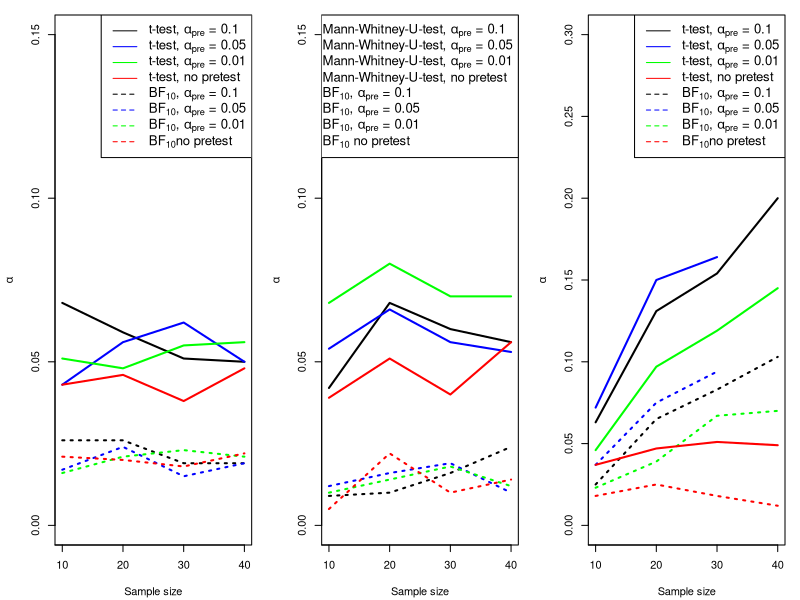
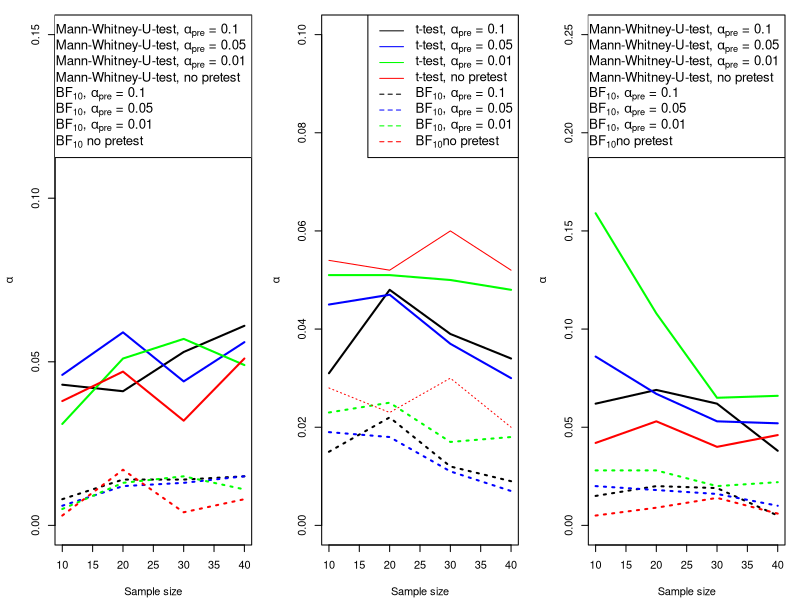
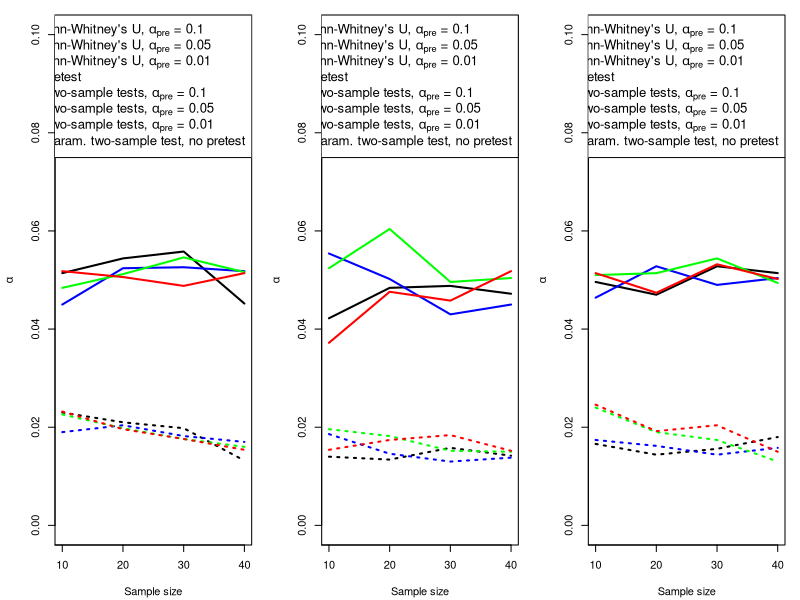
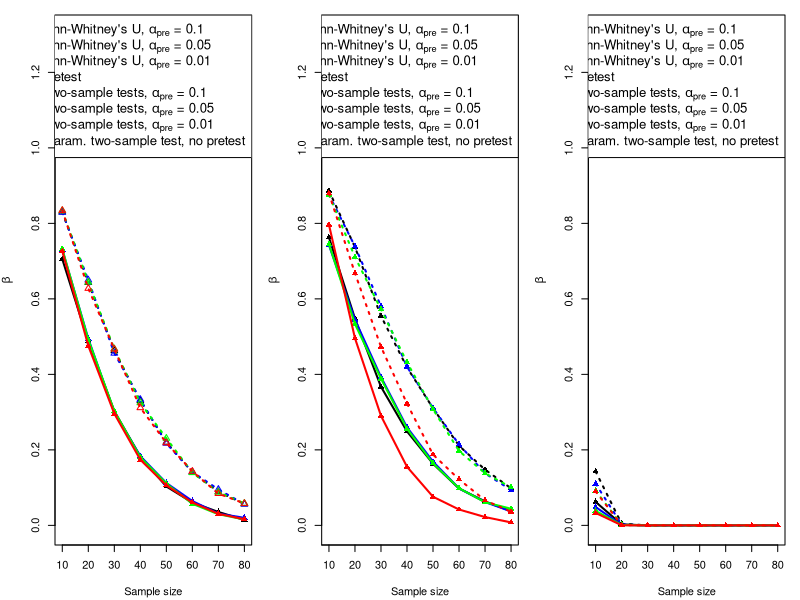

Write R code to recreate these figures, in order.
par( mai = c(0.55,0.55,0.15,0.15), mfrow=c(1,3), mao = c(0.5,0.5,0.5,0.5))

# SIM1
alphaTtestAlphaPre1N = c(0.068, 0.059, 0.051, 0.050)
alphaJZSBFAlphaPre1N = c(0.026, 0.026, 0.019, 0.019)
alphaTtestAlphaPre05N = c(0.043, 0.056, 0.062, 0.050)
alphaJZSBFAlphaPre05N = c(0.017, 0.024, 0.015, 0.019)
alphaTtestAlphaPre01N = c(0.051, 0.048, 0.055, 0.056)
alphaJZSBFAlphaPre01N = c(0.016, 0.021, 0.023, 0.021)
alphaTtestAlphaPreNoPreN = c(0.043, 0.046, 0.038, 0.048)
alphaJZSBFAlphaPreNoPreN = c(0.021, 0.020, 0.018, 0.022)

plot(c(10,20,30,40),alphaTtestAlphaPre1N,ty="l",main="",ylab=expression(alpha),xlab="Sample size",ylim=c(0,0.15),xaxt='n', lwd=2)
lines(c(10,20,30,40),alphaJZSBFAlphaPre1N,lty="dotted",lwd=2)

lines(c(10,20,30,40),alphaTtestAlphaPre05N,col="blue",lwd=2)
lines(c(10,20,30,40),alphaJZSBFAlphaPre05N,col="blue",lty="dotted",lwd=2)

lines(c(10,20,30,40),alphaTtestAlphaPre01N,col="green",lwd=2)
lines(c(10,20,30,40),alphaJZSBFAlphaPre01N,col="green",lty="dotted",lwd=2)

lines(c(10,20,30,40),alphaTtestAlphaPreNoPreN ,col="red",lwd=2)
lines(c(10,20,30,40),alphaJZSBFAlphaPreNoPreN,col="red",lty="dotted",lwd=2)

axis(1, at=seq(0,40,by=10), labels=seq(0,40,by=10))

legend("topright", legend=c(expression(paste("t-test, ", alpha[pre], " = ", .10)),
                            expression(paste("t-test, ", alpha[pre], " = ", .05)),
                            expression(paste("t-test, ", alpha[pre], " = ", .01)),
                            expression(paste("t-test, no pretest")),
                            expression(paste(BF[10], ", ", alpha[pre], " = ", .10)),
                            expression(paste(BF[10], ", ", alpha[pre], " = ", .05)),
                            expression(paste(BF[10], ", ", alpha[pre], " = ", .01)),
                            expression(paste(BF[10], "no pretest"))),
       col=c("black", "blue", "green","red",
             "black", "blue", "green","red"), lty=c(1,1,1,1,2,2,2,2), cex=1.2)








# SIM2
alphaWilcoxAlphaPre1N = c(0.042, 0.068, 0.060, 0.056)
alphaRankSumBFAlphaPre1N = c(0.009, 0.010, 0.016, 0.024)
alphaWilcoxAlphaPre05N = c(0.054, 0.066, 0.056, 0.053)
alphaRankSumBFAlphaPre05N = c(0.012, 0.016, 0.019, 0.010)
alphaWilcoxAlphaPre01N = c(0.068, 0.080, 0.070, 0.070)
alphaRankSumBFAlphaPre01N = c(0.010, 0.014, 0.018, 0.012)
alphaWilcoxAlphaPreNoPreN = c(0.039, 0.051, 0.040, 0.056)
alphaRankSumBFAlphaPreNoPreN = c(0.005, 0.022, 0.010, 0.014)

plot(c(10,20,30,40),alphaWilcoxAlphaPre1N,ty="l",main="",ylab=expression(alpha),xlab="Sample size",ylim=c(0,0.15),xaxt="n",lwd=2)
lines(c(10,20,30,40),alphaRankSumBFAlphaPre1N,lty="dotted",lwd=2)

lines(c(10,20,30,40),alphaWilcoxAlphaPre05N,col="blue",lwd=2)
lines(c(10,20,30,40),alphaRankSumBFAlphaPre05N,col="blue",lty="dotted",lwd=2)

lines(c(10,20,30,40),alphaWilcoxAlphaPre01N,col="green",lwd=2)
lines(c(10,20,30,40),alphaRankSumBFAlphaPre01N,col="green",lty="dotted",lwd=2)

lines(c(10,20,30,40),alphaWilcoxAlphaPreNoPreN,col="red",lwd=2)
lines(c(10,20,30,40),alphaRankSumBFAlphaPreNoPreN,col="red",lty="dotted",lwd=2)

axis(1, at=seq(0,40,by=10), labels=seq(0,40,by=10))

legend("topright", legend=c(expression(paste("Mann-Whitney-U-test, ", alpha[pre], " = ", .10)),
                            expression(paste("Mann-Whitney-U-test, ", alpha[pre], " = ", .05)),
                            expression(paste("Mann-Whitney-U-test, ", alpha[pre], " = ", .01)),
                            expression(paste("Mann-Whitney-U-test, no pretest")),
                            expression(paste(BF[10], ", ", alpha[pre], " = ", .10)),
                            expression(paste(BF[10], ", ", alpha[pre], " = ", .05)),
                            expression(paste(BF[10], ", ", alpha[pre], " = ", .01)),
                            expression(paste(BF[10], " no pretest"))),
       col=c("black", "blue", "green","red",
             "black", "blue", "green","red"), lty=c(1,1,1,1,2,2,2,2), cex=1.2)






# SIM3
alphaTtestAlphaPre05E = c(0.072, 0.150, 0.164, 0.000)
alphaJZSBFAlphaPre05E = c(0.037, 0.075, 0.094, 0.000)
alphaTtestAlphaPre1E = c(0.063, 0.131, 0.154, 0.200)
alphaJZSBFAlphaPre1E = c(0.025, 0.065, 0.083, 0.103)
alphaTtestAlphaPre01E = c(0.046, 0.097, 0.119, 0.145)
alphaJZSBFAlphaPre01E = c(0.023, 0.039, 0.067, 0.070)
alphaTtestAlphaPreNoPreE = c(0.037, 0.047, 0.051, 0.049)
alphaJZSBFAlphaPreNoPreE = c(0.018, 0.025, 0.018, 0.012)

plot(c(10,20,30,40),alphaTtestAlphaPre1E,ty="l",main="",ylab=expression(alpha),xlab="Sample size",ylim=c(0,0.3),col="black",xaxt='n',lwd=2)
lines(c(10,20,30,40),alphaJZSBFAlphaPre1E,col="black",lty="dotted",lwd=2)

points(c(10,20,30),alphaTtestAlphaPre05E[1:3],ty="l",col="blue",lwd=2)
points(c(10,20,30),alphaJZSBFAlphaPre05E[1:3],ty="l",lty="dotted",col="blue",lwd=2)

lines(c(10,20,30,40),alphaTtestAlphaPre01E,col="green",lwd=2)
lines(c(10,20,30,40),alphaJZSBFAlphaPre01E,col="green",lty="dotted",lwd=2)

lines(c(10,20,30,40),alphaTtestAlphaPreNoPreE ,col="red",lwd=2)
lines(c(10,20,30,40),alphaJZSBFAlphaPreNoPreE,col="red",lty="dotted",lwd=2)

axis(1, at=seq(0,40,by=10), labels=seq(0,40,by=10))

legend("topright", legend=c(expression(paste("t-test, ", alpha[pre], " = ", .10)),
                            expression(paste("t-test, ", alpha[pre], " = ", .05)),
                            expression(paste("t-test, ", alpha[pre], " = ", .01)),
                            expression(paste("t-test, no pretest")),
                            expression(paste(BF[10], ", ", alpha[pre], " = ", .10)),
                            expression(paste(BF[10], ", ", alpha[pre], " = ", .05)),
                            expression(paste(BF[10], ", ", alpha[pre], " = ", .01)),
                            expression(paste(BF[10], "no pretest"))),
       col=c("black", "blue", "green","red",
             "black", "blue", "green","red"), lty=c(1,1,1,1,2,2,2,2), cex=1.2)



# SIM4
alphaWilcoxAlphaPre1E = c(0.043, 0.041, 0.053, 0.061)
alphaRankSumBFAlphaPre1E = c(0.008, 0.014, 0.014, 0.015)
alphaWilcoxAlphaPre05E = c(0.046, 0.059, 0.044, 0.056)
alphaRankSumBFAlphaPre05E = c(0.006, 0.012, 0.013, 0.015)
alphaWilcoxAlphaPre01E = c(0.031, 0.051, 0.057, 0.049)
alphaRankSumBFAlphaPre01E = c(0.005, 0.013, 0.015, 0.011)
alphaWilcoxAlphaPreNoPreE = c(0.038, 0.047, 0.032, 0.051)
alphaRankSumBFAlphaPreNoPreE = c(0.003, 0.017, 0.004, 0.008)

plot(c(10,20,30,40),alphaWilcoxAlphaPre1E,ty="l",main="",ylab=expression(alpha),xlab="Sample size",ylim=c(0,0.15),lwd=2)
lines(c(10,20,30,40),alphaRankSumBFAlphaPre1E,lty="dotted",lwd=2)

lines(c(10,20,30,40),alphaWilcoxAlphaPre05E,col="blue",lwd=2)
lines(c(10,20,30,40),alphaRankSumBFAlphaPre05E,col="blue",lty="dotted",lwd=2)

lines(c(10,20,30,40),alphaWilcoxAlphaPre01E,col="green",lwd=2)
lines(c(10,20,30,40),alphaRankSumBFAlphaPre01E,col="green",lty="dotted",lwd=2)

lines(c(10,20,30,40),alphaWilcoxAlphaPreNoPreE,col="red",lwd=2)
lines(c(10,20,30,40),alphaRankSumBFAlphaPreNoPreE,col="red",lty="dotted",lwd=2)

legend("topright", legend=c(expression(paste("Mann-Whitney-U-test, ", alpha[pre], " = ", .10)),
                            expression(paste("Mann-Whitney-U-test, ", alpha[pre], " = ", .05)),
                            expression(paste("Mann-Whitney-U-test, ", alpha[pre], " = ", .01)),
                            expression(paste("Mann-Whitney-U-test, no pretest")),
                            expression(paste(BF[10], ", ", alpha[pre], " = ", .10)),
                            expression(paste(BF[10], ", ", alpha[pre], " = ", .05)),
                            expression(paste(BF[10], ", ", alpha[pre], " = ", .01)),
                            expression(paste(BF[10], " no pretest"))),
       col=c("black", "blue", "green","red",
             "black", "blue", "green","red"), lty=c(1,1,1,1,2,2,2,2), cex=1.2)



# SIM5
alphaTtestAlphaPre1U = c(0.031, 0.048, 0.039, 0.034)
alphaJZSBFAlphaPre1U = c(0.015, 0.022, 0.012, 0.009)
alphaTtestAlphaPre05U = c(0.045, 0.047, 0.037, 0.030)
alphaJZSBFAlphaPre05U = c(0.019, 0.018, 0.011, 0.007)
alphaTtestAlphaPre01U = c(0.051, 0.051, 0.050, 0.048)
alphaJZSBFAlphaPre01U = c(0.023, 0.025, 0.017, 0.018)
alphaTtestAlphaPreNoPreU = c(0.054, 0.052, 0.060, 0.052)
alphaJZSBFAlphaPreNoPreU = c(0.028, 0.023, 0.030, 0.020)

plot(c(10,20,30,40),alphaTtestAlphaPre1U,ty="l",main="",ylab=expression(alpha),xlab="Sample size",ylim=c(0,0.1),lwd=2)
lines(c(10,20,30,40),alphaJZSBFAlphaPre1U,lty="dotted",lwd=2)

lines(c(10,20,30,40),alphaTtestAlphaPre05U,col="blue",lwd=2)
lines(c(10,20,30,40),alphaJZSBFAlphaPre05U,col="blue",lty="dotted",lwd=2)

lines(c(10,20,30,40),alphaTtestAlphaPre01U,col="green",lwd=2)
lines(c(10,20,30,40),alphaJZSBFAlphaPre01U,col="green",lty="dotted",lwd=2)

lines(c(10,20,30,40),alphaTtestAlphaPreNoPreU ,col="red")
lines(c(10,20,30,40),alphaJZSBFAlphaPreNoPreU,col="red",lty="dotted")

legend("topright", legend=c(expression(paste("t-test, ", alpha[pre], " = ", .10)),
                            expression(paste("t-test, ", alpha[pre], " = ", .05)),
                            expression(paste("t-test, ", alpha[pre], " = ", .01)),
                            expression(paste("t-test, no pretest")),
                            expression(paste(BF[10], ", ", alpha[pre], " = ", .10)),
                            expression(paste(BF[10], ", ", alpha[pre], " = ", .05)),
                            expression(paste(BF[10], ", ", alpha[pre], " = ", .01)),
                            expression(paste(BF[10], "no pretest"))),
       col=c("black", "blue", "green","red",
             "black", "blue", "green","red"), lty=c(1,1,1,1,2,2,2,2), cex=1.2)


# SIM6
alphaWilcoxAlphaPre1U = c(0.062, 0.069, 0.062, 0.038)
alphaRankSumBFAlphaPre1U = c(0.015, 0.020, 0.019, 0.005)
alphaWilcoxAlphaPre05U = c(0.086, 0.067, 0.053, 0.052)
alphaRankSumBFAlphaPre05U = c(0.020, 0.018, 0.016, 0.010)
alphaWilcoxAlphaPre01U = c(0.159, 0.108, 0.065, 0.066)
alphaRankSumBFAlphaPre01U = c(0.028, 0.028, 0.020, 0.022)
alphaWilcoxAlphaPreNoPreU = c(0.042, 0.053, 0.040, 0.046)
alphaRankSumBFAlphaPreNoPreU = c(0.005, 0.009, 0.014, 0.006)

plot(c(10,20,30,40),alphaWilcoxAlphaPre1U,ty="l",main="",ylab=expression(alpha),xlab="Sample size",ylim=c(0,0.25),lwd=2)
lines(c(10,20,30,40),alphaRankSumBFAlphaPre1U,lty="dotted",lwd=2)

lines(c(10,20,30,40),alphaWilcoxAlphaPre05U,col="blue",lwd=2)
lines(c(10,20,30,40),alphaRankSumBFAlphaPre05U,col="blue",lty="dotted",lwd=2)

lines(c(10,20,30,40),alphaWilcoxAlphaPre01U,col="green",lwd=2)
lines(c(10,20,30,40),alphaRankSumBFAlphaPre01U,col="green",lty="dotted",lwd=2)

lines(c(10,20,30,40),alphaWilcoxAlphaPreNoPreU,col="red",lwd=2)
lines(c(10,20,30,40),alphaRankSumBFAlphaPreNoPreU,col="red",lty="dotted",lwd=2)

legend("topright", legend=c(expression(paste("Mann-Whitney-U-test, ", alpha[pre], " = ", .10)),
                            expression(paste("Mann-Whitney-U-test, ", alpha[pre], " = ", .05)),
                            expression(paste("Mann-Whitney-U-test, ", alpha[pre], " = ", .01)),
                            expression(paste("Mann-Whitney-U-test, no pretest")),
                            expression(paste(BF[10], ", ", alpha[pre], " = ", .10)),
                            expression(paste(BF[10], ", ", alpha[pre], " = ", .05)),
                            expression(paste(BF[10], ", ", alpha[pre], " = ", .01)),
                            expression(paste(BF[10], "no pretest"))),
       col=c("black", "blue", "green","red",
             "black", "blue", "green","red"), lty=c(1,1,1,1,2,2,2,2), cex=1.2)


# SIM7
alphaTwoStageAlphaPre1N = c(0.0514, 0.0544, 0.0558, 0.0452)
alphaTwoStageAlphaPre1NBF = c(0.0230, 0.0210, 0.0198, 0.0132)
alphaTwoStageAlphaAlphaPre05N = c(0.0450, 0.0524, 0.0526, 0.0518)
alphaTwoStageAlphaAlphaPre05NBF = c(0.0190, 0.0204, 0.0182, 0.0170)
alphaTwoStageAlphaAlphaPre01N = c(0.0484, 0.0512, 0.0546, 0.0516)
alphaTwoStageAlphaAlphaPre01NBF = c(0.0226, 0.0198, 0.0176, 0.0160)
alphaTwoStageAlphaAlphaPreNoPreN = c(0.0518, 0.0506, 0.0488, 0.0514)
alphaTwoStageAlphaAlphaPreNoPreNBF = c(0.0232, 0.0196, 0.0176, 0.0154)


plot(c(10,20,30,40),alphaTwoStageAlphaPre1N,ty="l",main="",ylab=expression(alpha),xlab="Sample size",ylim=c(0,0.1),xaxt='n',lwd=2)
lines(c(10,20,30,40),alphaTwoStageAlphaPre1NBF,lty="dotted",lwd=2)

lines(c(10,20,30,40),alphaTwoStageAlphaAlphaPre05N,col="blue",lwd=2)
lines(c(10,20,30,40),alphaTwoStageAlphaAlphaPre05NBF,col="blue",lty="dotted",lwd=2)

lines(c(10,20,30,40),alphaTwoStageAlphaAlphaPre01N,col="green",lwd=2)
lines(c(10,20,30,40),alphaTwoStageAlphaAlphaPre01NBF,col="green",lty="dotted",lwd=2)

lines(c(10,20,30,40),alphaTwoStageAlphaAlphaPreNoPreN ,col="red",lwd=2)
lines(c(10,20,30,40),alphaTwoStageAlphaAlphaPreNoPreNBF,col="red",lty="dotted",lwd=2)

axis(1, at=seq(0,40,by=10), labels=seq(0,40,by=10))

legend("topright", legend=c(expression(paste("t-test & Mann-Whitney's U, ", alpha[pre], " = ", .10)),
                            expression(paste("t-test & Mann-Whitney's U, ", alpha[pre], " = ", .05)),
                            expression(paste("t-test & Mann-Whitney's U, ", alpha[pre], " = ", .01)),
                            expression(paste("t-test, no pretest")),
                            expression(paste("Bayesian two-sample tests, ", alpha[pre], " = ", .10)),
                            expression(paste("Bayesian two-sample tests, ", alpha[pre], " = ", .05)),
                            expression(paste("Bayesian two-sample tests, ", alpha[pre], " = ", .01)),
                            expression(paste("Bayesian param. two-sample test, ", "no pretest"))),
       col=c("black", "blue", "green","red",
             "black", "blue", "green","red"), lty=c(1,1,1,1,2,2,2,2), cex=1.2)


# SIM8
alphaTwoStageAlphaPre1E = c(0.0422, 0.0484, 0.0488, 0.0472)
alphaTwoStageAlphaPre1EBF = c(0.0140, 0.0134, 0.0158, 0.0142)
alphaTwoStageAlphaAlphaPre05E = c(0.0554, 0.0502, 0.0430, 0.0450)
alphaTwoStageAlphaAlphaPre05EBF = c(0.0186, 0.0146, 0.0130, 0.0138)
alphaTwoStageAlphaAlphaPre01E = c(0.0524, 0.0604, 0.0496, 0.0504)
alphaTwoStageAlphaAlphaPre01EBF = c(0.0196, 0.0182, 0.0152, 0.0150)
alphaTwoStageAlphaAlphaPreNoPreE = c(0.0372, 0.0476, 0.0458, 0.0518)
alphaTwoStageAlphaAlphaPreNoPreEBF = c(0.0154, 0.0174, 0.0184, 0.0152)

plot(c(10,20,30,40),alphaTwoStageAlphaPre1E,ty="l",main="",ylab=expression(alpha),xlab="Sample size",ylim=c(0,0.1),xaxt='n',lwd=2)
lines(c(10,20,30,40),alphaTwoStageAlphaPre1EBF,lty="dotted",lwd=2)

lines(c(10,20,30,40),alphaTwoStageAlphaAlphaPre05E,col="blue",lwd=2)
lines(c(10,20,30,40),alphaTwoStageAlphaAlphaPre05EBF,col="blue",lty="dotted",lwd=2)

lines(c(10,20,30,40),alphaTwoStageAlphaAlphaPre01E,col="green",lwd=2)
lines(c(10,20,30,40),alphaTwoStageAlphaAlphaPre01EBF,col="green",lty="dotted",lwd=2)

lines(c(10,20,30,40),alphaTwoStageAlphaAlphaPreNoPreE ,col="red",lwd=2)
lines(c(10,20,30,40),alphaTwoStageAlphaAlphaPreNoPreEBF,col="red",lty="dotted",lwd=2)

axis(1, at=seq(0,40,by=10), labels=seq(0,40,by=10))

legend("topright", legend=c(expression(paste("t-test & Mann-Whitney's U, ", alpha[pre], " = ", .10)),
                            expression(paste("t-test & Mann-Whitney's U, ", alpha[pre], " = ", .05)),
                            expression(paste("t-test & Mann-Whitney's U, ", alpha[pre], " = ", .01)),
                            expression(paste("t-test, no pretest")),
                            expression(paste("Bayesian two-sample tests, ", alpha[pre], " = ", .10)),
                            expression(paste("Bayesian two-sample tests, ", alpha[pre], " = ", .05)),
                            expression(paste("Bayesian two-sample tests, ", alpha[pre], " = ", .01)),
                            expression(paste("Bayesian param. two-sample test, ", "no pretest"))),
       col=c("black", "blue", "green","red",
             "black", "blue", "green","red"), lty=c(1,1,1,1,2,2,2,2), cex=1.2)


# SIM9
alphaTwoStageAlphaPre1U = c(0.0496, 0.0470, 0.0528, 0.0514)
alphaTwoStageAlphaPre1UBF = c(0.0166, 0.0144, 0.0156, 0.0180)
alphaTwoStageAlphaAlphaPre05U = c(0.0464, 0.0528, 0.0490, 0.0504)
alphaTwoStageAlphaAlphaPre05UBF = c(0.0174, 0.0162, 0.0144, 0.0158)
alphaTwoStageAlphaAlphaPre01U = c(0.0510, 0.0514, 0.0544, 0.0494)
alphaTwoStageAlphaAlphaPre01UBF = c(0.0240, 0.0190, 0.0174, 0.0130)
alphaTwoStageAlphaAlphaPreNoPreU = c(0.0514, 0.0474, 0.0532, 0.0502)
alphaTwoStageAlphaAlphaPreNoPreUBF = c(0.0246, 0.0192, 0.0204, 0.0150)


plot(c(10,20,30,40),alphaTwoStageAlphaPre1U,ty="l",main="",ylab=expression(alpha),xlab="Sample size",ylim=c(0,0.1),xaxt='n',lwd=2)
lines(c(10,20,30,40),alphaTwoStageAlphaPre1UBF,lty="dotted",lwd=2)

lines(c(10,20,30,40),alphaTwoStageAlphaAlphaPre05U,col="blue",lwd=2)
lines(c(10,20,30,40),alphaTwoStageAlphaAlphaPre05UBF,col="blue",lty="dotted",lwd=2)

lines(c(10,20,30,40),alphaTwoStageAlphaAlphaPre01U,col="green",lwd=2)
lines(c(10,20,30,40),alphaTwoStageAlphaAlphaPre01UBF,col="green",lty="dotted",lwd=2)

lines(c(10,20,30,40),alphaTwoStageAlphaAlphaPreNoPreU ,col="red",lwd=2)
lines(c(10,20,30,40),alphaTwoStageAlphaAlphaPreNoPreUBF,col="red",lty="dotted",lwd=2)

axis(1, at=seq(0,40,by=10), labels=seq(0,40,by=10))

legend("topright", legend=c(expression(paste("t-test & Mann-Whitney's U, ", alpha[pre], " = ", .10)),
                            expression(paste("t-test & Mann-Whitney's U, ", alpha[pre], " = ", .05)),
                            expression(paste("t-test & Mann-Whitney's U, ", alpha[pre], " = ", .01)),
                            expression(paste("t-test, no pretest")),
                            expression(paste("Bayesian two-sample tests, ", alpha[pre], " = ", .10)),
                            expression(paste("Bayesian two-sample tests, ", alpha[pre], " = ", .05)),
                            expression(paste("Bayesian two-sample tests, ", alpha[pre], " = ", .01)),
                            expression(paste("Bayesian param. two-sample test, ", "no pretest"))),
       col=c("black", "blue", "green","red",
             "black", "blue", "green","red"), lty=c(1,1,1,1,2,2,2,2), cex=1.2)





# SIM10 
betaTwoStageAlphaPre1N = c(0.7054, 0.4872, 0.3026, 0.1820, 0.1030, 0.0604, 0.0354, 0.0144)
betaTwoStageAlphaPre1NBF = c(0.8300, 0.6432, 0.4624, 0.3300, 0.2202, 0.1408, 0.0890, 0.0568)
betaTwoStageAlphaAlphaPre05N = c(0.7302, 0.4944, 0.2988, 0.1832, 0.1122, 0.0644, 0.0310, 0.0200)
betaTwoStageAlphaAlphaPre05NBF = c(0.8294, 0.6498, 0.4560, 0.3334, 0.2174, 0.1416, 0.0952, 0.0562)
betaTwoStageAlphaAlphaPre01N = c(0.7322, 0.4922, 0.3026, 0.1804, 0.1108, 0.0572, 0.0294, 0.0156)
betaTwoStageAlphaAlphaPre01NBF = c(0.8334, 0.6442, 0.4674, 0.3246, 0.2306, 0.1396, 0.0878, 0.0582)
betaTwoStageAlphaAlphaPreNoPreN = c(0.7266, 0.4756, 0.2960, 0.1738, 0.1060, 0.0606, 0.0306, 0.0162)
betaTwoStageAlphaAlphaPreNoPreNBF = c(0.8342, 0.6276, 0.4668, 0.3116, 0.2186, 0.1430, 0.0842, 0.0580)


plot(seq(from=10,to=80,by=10),betaTwoStageAlphaPre1N,ty="l",main="",ylab=expression(beta),xlab="Sample size",ylim=c(0,1.3),xaxt='n',lwd=2)
points(seq(from=10,to=80,by=10),betaTwoStageAlphaPre1N,pch=17)
lines(seq(from=10,to=80,by=10),betaTwoStageAlphaPre1NBF,lty="dotted",lwd=2)
points(seq(from=10,to=80,by=10),betaTwoStageAlphaPre1NBF,pch=2)

lines(seq(from=10,to=80,by=10),betaTwoStageAlphaAlphaPre05N,col="blue",lwd=2)
points(seq(from=10,to=80,by=10),betaTwoStageAlphaAlphaPre05N,pch=17,col="blue")
lines(seq(from=10,to=80,by=10),betaTwoStageAlphaAlphaPre05NBF,col="blue",lty="dotted",lwd=2)
points(seq(from=10,to=80,by=10),betaTwoStageAlphaAlphaPre05NBF,pch=2,col="blue")

lines(seq(from=10,to=80,by=10),betaTwoStageAlphaAlphaPre01N,col="green",lwd=2)
points(seq(from=10,to=80,by=10),betaTwoStageAlphaAlphaPre01N,pch=17,col="green")
lines(seq(from=10,to=80,by=10),betaTwoStageAlphaAlphaPre01NBF,col="green",lty="dotted",lwd=2)
points(seq(from=10,to=80,by=10),betaTwoStageAlphaAlphaPre01NBF,pch=2,col="green")

lines(seq(from=10,to=80,by=10),betaTwoStageAlphaAlphaPreNoPreN ,col="red",lwd=2)
points(seq(from=10,to=80,by=10),betaTwoStageAlphaAlphaPreNoPreN,pch=17,col="red")
lines(seq(from=10,to=80,by=10),betaTwoStageAlphaAlphaPreNoPreNBF,col="red",lty="dotted",lwd=2)
points(seq(from=10,to=80,by=10),betaTwoStageAlphaAlphaPreNoPreNBF,pch=2,col="red")

axis(1, at=seq(from=10,to=80,by=10), labels=seq(from=10,to=80,by=10))

legend("topright", legend=c(expression(paste("t-test & Mann-Whitney's U, ", alpha[pre], " = ", .10)),
                            expression(paste("t-test & Mann-Whitney's U, ", alpha[pre], " = ", .05)),
                            expression(paste("t-test & Mann-Whitney's U, ", alpha[pre], " = ", .01)),
                            expression(paste("t-test, no pretest")),
                            expression(paste("Bayesian two-sample tests, ", alpha[pre], " = ", .10)),
                            expression(paste("Bayesian two-sample tests, ", alpha[pre], " = ", .05)),
                            expression(paste("Bayesian two-sample tests, ", alpha[pre], " = ", .01)),
                            expression(paste("Bayesian param. two-sample test, ", "no pretest"))),
       col=c("black", "blue", "green","red",
             "black", "blue", "green","red"), lty=c(1,1,1,1,2,2,2,2), cex=1.2)





# SIM11
betaTwoStageAlphaPre1E = c(0.7626, 0.5478, 0.3672, 0.2490, 0.1634, 0.0976, 0.0634, 0.0376)
betaTwoStageAlphaPre1EBF = c(0.8864, 0.7372, 0.5546, 0.4184, 0.3104, 0.2110, 0.1476, 0.0982)
betaTwoStageAlphaAlphaPre05E = c(0.7426, 0.5448, 0.3930, 0.2598, 0.1688, 0.0980, 0.0618, 0.0370)
betaTwoStageAlphaAlphaPre05EBF = c(0.8760, 0.7390, 0.5804, 0.4204, 0.3110, 0.2144, 0.1378, 0.0938)
betaTwoStageAlphaAlphaPre01E = c(0.7450, 0.5334, 0.3888, 0.2560, 0.1642, 0.0984, 0.0612, 0.0440)
betaTwoStageAlphaAlphaPre01EBF = c(0.8756, 0.7108, 0.5722, 0.4320, 0.3076, 0.1972, 0.1380, 0.1006)
betaTwoStageAlphaAlphaPreNoPreE = c(0.7964, 0.4958, 0.2902, 0.1552, 0.0758, 0.0420, 0.0220, 0.0078)
betaTwoStageAlphaAlphaPreNoPreEBF = c(0.8792, 0.6680, 0.4728, 0.3226, 0.1876, 0.1220, 0.0664, 0.0360)


plot(c(10,20,30,40,50,60,70,80),betaTwoStageAlphaPre1E,ty="l",main="",ylab=expression(beta),xlab="Sample size",ylim=c(0,1.3),xaxt='n',lwd=2)
points(seq(from=10,to=80,by=10),betaTwoStageAlphaPre1E,pch=17,col="black")
lines(c(10,20,30,40,50,60,70,80),betaTwoStageAlphaPre1EBF,lty="dotted",lwd=2)
points(seq(from=10,to=80,by=10),betaTwoStageAlphaPre1EBF,pch=17,col="black")


lines(c(10,20,30,40,50,60,70,80),betaTwoStageAlphaAlphaPre05E,col="blue",lwd=2)
points(seq(from=10,to=80,by=10),betaTwoStageAlphaAlphaPre05E,pch=17,col="blue")
lines(c(10,20,30,40,50,60,70,80),betaTwoStageAlphaAlphaPre05EBF,col="blue",lty="dotted",lwd=2)
points(seq(from=10,to=80,by=10),betaTwoStageAlphaAlphaPre05EBF,pch=17,col="blue")


lines(c(10,20,30,40,50,60,70,80),betaTwoStageAlphaAlphaPre01E,col="green",lwd=2)
points(seq(from=10,to=80,by=10),betaTwoStageAlphaAlphaPre01E,pch=17,col="green")
lines(c(10,20,30,40,50,60,70,80),betaTwoStageAlphaAlphaPre01EBF,col="green",lty="dotted",lwd=2)
points(seq(from=10,to=80,by=10),betaTwoStageAlphaAlphaPre01EBF,pch=17,col="green")

lines(c(10,20,30,40,50,60,70,80),betaTwoStageAlphaAlphaPreNoPreE ,col="red",lwd=2)
points(seq(from=10,to=80,by=10),betaTwoStageAlphaAlphaPreNoPreE,pch=17,col="red")
lines(c(10,20,30,40,50,60,70,80),betaTwoStageAlphaAlphaPreNoPreEBF,col="red",lty="dotted",lwd=2)
points(seq(from=10,to=80,by=10),betaTwoStageAlphaAlphaPreNoPreEBF,pch=17,col="red")

axis(1, at=seq(0,80,by=10), labels=seq(0,80,by=10))

legend("topright", legend=c(expression(paste("t-test & Mann-Whitney's U, ", alpha[pre], " = ", .10)),
                            expression(paste("t-test & Mann-Whitney's U, ", alpha[pre], " = ", .05)),
                            expression(paste("t-test & Mann-Whitney's U, ", alpha[pre], " = ", .01)),
                            expression(paste("t-test, no pretest")),
                            expression(paste("Bayesian two-sample tests, ", alpha[pre], " = ", .10)),
                            expression(paste("Bayesian two-sample tests, ", alpha[pre], " = ", .05)),
                            expression(paste("Bayesian two-sample tests, ", alpha[pre], " = ", .01)),
                            expression(paste("Bayesian param. two-sample test, ", "no pretest"))),
       col=c("black", "blue", "green","red",
             "black", "blue", "green","red"), lty=c(1,1,1,1,2,2,2,2), cex=1.2)





# SIM12
betaTwoStageAlphaPre1U = c(0.0620, 0.0026, 0.0000, 0.0000, 0.0000, 0.0000, 0.0000, 0.0000)
betaTwoStageAlphaPre1UBF = c(0.1428, 0.0044, 0.0000, 0.0000, 0.0000, 0.0000, 0.0000, 0.0000)
betaTwoStageAlphaAlphaPre05U = c(0.0484, 0.0014, 0.0000, 0.0000, 0.0000, 0.0000, 0.0000, 0.0000)
betaTwoStageAlphaAlphaPre05UBF = c(0.1102, 0.0024, 0.0000, 0.0000, 0.0000, 0.0000, 0.0000, 0.0000)
betaTwoStageAlphaAlphaPre01U = c(0.0382, 0.0010, 0.0000, 0.0000, 0.0000, 0.0000, 0.0000, 0.0000)
betaTwoStageAlphaAlphaPre01UBF = c(0.0918, 0.0020, 0.0000, 0.0000, 0.0000, 0.0000, 0.0000, 0.0000)
betaTwoStageAlphaAlphaPreNoPreU = c(0.0330, 0.0002, 0.0000, 0.0000, 0.0000, 0.0000, 0.0000, 0.0000)
betaTwoStageAlphaAlphaPreNoPreUBF = c(0.0898, 0.0006, 0.0000, 0.0000, 0.0000, 0.0000, 0.0000, 0.0000)


plot(c(10,20,30,40,50,60,70,80),betaTwoStageAlphaPre1U,ty="l",main="",ylab=expression(beta),xlab="Sample size",ylim=c(0,1.3),xaxt='n',lwd=2)
points(seq(from=10,to=80,by=10),betaTwoStageAlphaPre1U,pch=17,col="black")
lines(c(10,20,30,40,50,60,70,80),betaTwoStageAlphaPre1UBF,lty="dotted",lwd=2)
points(seq(from=10,to=80,by=10),betaTwoStageAlphaPre1UBF,pch=17,col="black")

lines(c(10,20,30,40,50,60,70,80),betaTwoStageAlphaAlphaPre05U,col="blue",lwd=2)
points(seq(from=10,to=80,by=10),betaTwoStageAlphaAlphaPre05U,pch=17,col="blue")
lines(c(10,20,30,40,50,60,70,80),betaTwoStageAlphaAlphaPre05UBF,col="blue",lty="dotted",lwd=2)
points(seq(from=10,to=80,by=10),betaTwoStageAlphaAlphaPre05UBF,pch=17,col="blue")

lines(c(10,20,30,40,50,60,70,80),betaTwoStageAlphaAlphaPre01U,col="green",lwd=2)
points(seq(from=10,to=80,by=10),betaTwoStageAlphaAlphaPre01U,pch=17,col="green")
lines(c(10,20,30,40,50,60,70,80),betaTwoStageAlphaAlphaPre01UBF,col="green",lty="dotted",lwd=2)
points(seq(from=10,to=80,by=10),betaTwoStageAlphaAlphaPre01UBF,pch=17,col="green")

lines(c(10,20,30,40,50,60,70,80),betaTwoStageAlphaAlphaPreNoPreU ,col="red",lwd=2)
points(seq(from=10,to=80,by=10),betaTwoStageAlphaAlphaPreNoPreU,pch=17,col="red")
lines(c(10,20,30,40,50,60,70,80),betaTwoStageAlphaAlphaPreNoPreUBF,col="red",lty="dotted",lwd=2)
points(seq(from=10,to=80,by=10),betaTwoStageAlphaAlphaPreNoPreUBF,pch=17,col="red")

axis(1, at=seq(0,80,by=10), labels=seq(0,80,by=10))

legend("topright", legend=c(expression(paste("t-test & Mann-Whitney's U, ", alpha[pre], " = ", .10)),
                            expression(paste("t-test & Mann-Whitney's U, ", alpha[pre], " = ", .05)),
                            expression(paste("t-test & Mann-Whitney's U, ", alpha[pre], " = ", .01)),
                            expression(paste("t-test, no pretest")),
                            expression(paste("Bayesian two-sample tests, ", alpha[pre], " = ", .10)),
                            expression(paste("Bayesian two-sample tests, ", alpha[pre], " = ", .05)),
                            expression(paste("Bayesian two-sample tests, ", alpha[pre], " = ", .01)),
                            expression(paste("Bayesian param. two-sample test, ", "no pretest"))),
       col=c("black", "blue", "green","red",
             "black", "blue", "green","red"), lty=c(1,1,1,1,2,2,2,2), cex=1.2)

